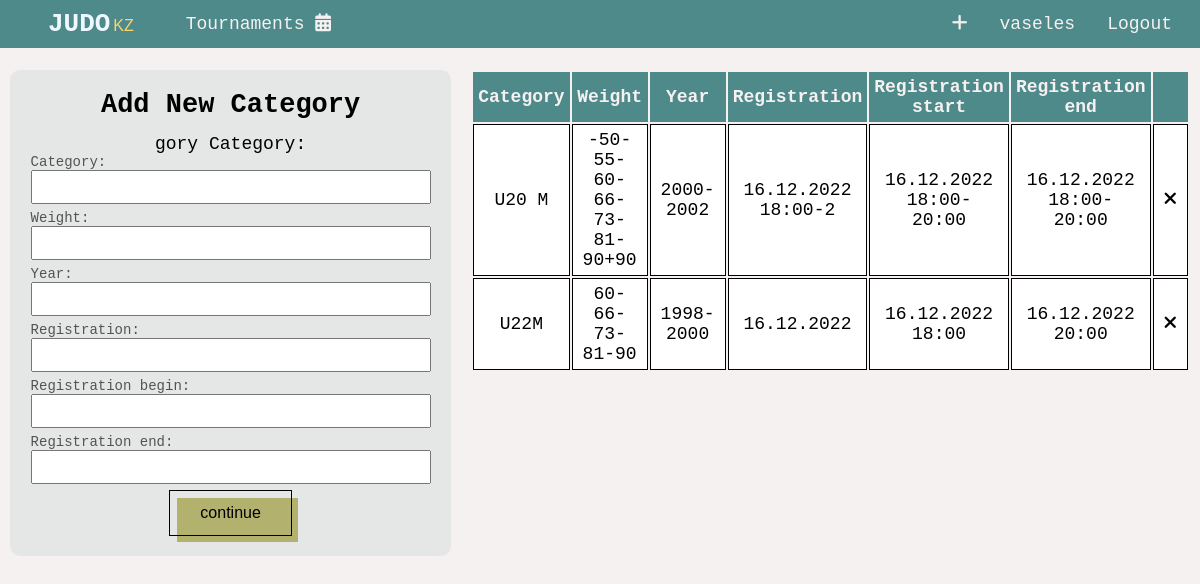
/tournaments/weight-categories (signed in), run on the app's committed database.
### base/models.py (models this page shows, shortened)
class WeightCategory(models.Model):
   slug  = models.CharField(max_length=50, default='')
   category = models.CharField(max_length=20, blank=True)
   gender = models.CharField(max_length=20, blank=True)
   weight = models.CharField(max_length=100, blank=True)
   year = models.CharField(max_length=20, blank=True)
   participants = models.ManyToManyField(Participant, default=[], blank=True)
   registration = models.CharField(max_length=40, blank=True)
   registration_begin = models.CharField(max_length=40, blank=True)
   registration_end = models.CharField(max_length=40, blank=True)

### base/views/tournaments.py (the view, shortened to what this page needs)
# urls.py: path('tournaments/weight-categories', tournaments.weight_categories, name='weight_categories'),
@login_required(login_url='base:login')
def weight_categories(request):
   weight_categories = get_all_weight_category()
   form = WeightCategoryForm()
   context = {
      'weight_categories': weight_categories,
      'form': form
   }
   return render(request, 'base/tournaments/weight_categories.html', context)

### base/forms.py
class WeightCategoryForm(ModelForm):
   class Meta:
      model = WeightCategory
      fields = ['category', 'weight', 'year', 'registration','registration_begin', 'registration_end']

### base/services.py (called while the page is built)
def get_all_weight_category():
   return WeightCategory.objects.all()

### base/templates/base/tournaments/weight_categories.html (shortened to what this page needs)
{% include 'main.html' %}
{% load static %}
{% block title %}
   <link rel="stylesheet" href="{% static 'css/tournaments/weight_categories.css' %}">
{% endblock title %}
{% block content %}
   <div class="categories">
      <form method="POST">
         <h2>Add New Category</h2>
         gory
         Category:
         {% for field in form  %}
            <div class = "form__component">
               {{ field.label_tag }} {{ field }}
            </div>
         {% endfor %}
         <button type="submit" class="btn btn-primary" id="button">continue</button>
      </form>
      <table class="show__all__categories">
         <thead>
            <tr class="table__head">
               <th scope="col">Category</th>
               <th scope="col">Weight</th>
               <th scope="col">Year</th>
               <th>Registration</th>
               <th>Registration start</th>
               <th>Registration end</th>
               <th scope="col"></th>
            </tr>
         </thead>
         <tbody>
         {% for category in weight_categories  %}
               <tr class="candidates-list">
                  <td scope="col">{{ category.category }}</td>
                  <td scope="col">{{category.weight}}</td>
                  <td scope="col">{{category.year}}</td>
                  <td scope="col">{{category.registration}}</td>
                  <td scope="col">{{category.registration_begin}}</td>
                  <td scope="col">{{category.registration_end}}</td>
                  <td scope="col" class="td_delete"><a href="{% url 'base:weight_categories_delete' category.id %}" class="fa-solid fa-xmark"></a></td>
               </tr>
         {% endfor %}
         </tbody>
      </table>
   </div>
{% endblock content %}

### templates/header.html (shortened to what this page needs)
<nav>
   <div class="nav__menu">
      <a href="/" class="link-logo">
         <b>JUDO</b>
         <span>
            <span>KZ</span>
         </span>
      </a>
      <a href="{% url "base:show_tournaments" %}" class="link">
         Tournaments
         <i class="fa-solid fa-calendar-days"></i>
      </a>
   </div>
   <div class="nav__buttons">
      {% if request.user.is_authenticated  %}
            {% if request.user.profile.userType == 'Админ' or request.user.profile.userType == 'Секретарь' %}
               <a href="{% url "base:create_tournamets" %}" class="link">
                  <i class="fa-solid fa-plus"></i>
               </a>
            {% endif %}
         <a href="{% url 'base:show_profile' request.user.username %}" class="link">{{request.user.username}}</a>
         <a href="{% url 'base:logout' %}" class="link">Logout</a>
      {% else %}
         <a href="{% url 'base:registration' %}" class="link">Registration</a>
         <a href="{% url 'base:login' %}" class="link">Login</a>
      {% endif %}
   </div>
</nav>

### static/css/styles.css (style rules this page uses)
* { box-sizing: border-box; padding: 0; margin: 0; text-decoration: none; outline: none; }
body { background-color: var(--white); color: var(--black); font-size: 18px; font-family: monospace; overflow-x: hidden; }
nav { display: flex; justify-content: space-between; align-items: center; background-color: #4F8A8B; padding: 0 1%; position: fixed; top: 0; z-index: 10; width: 100%; }
nav .link { color: var(--white); padding: 14px 16px; transition: all .3s linear; }
.nav__menu { display: flex; justify-content: center; align-items: center; }
.nav__buttons { display: flex; justify-content: center; align-items: center; }
.btn { font-size: 16px; padding: 13px 30px 13px; border: 1px solid black; cursor: pointer; position: relative; background-color: rgba(0, 0, 0, 0); user-select: none; -webkit-user-select: none; touch-action: manipulation; }
a { color: black }
.btn:after { content: ""; background-color: var(--gold) ; width: 100%; z-index: -1; position: absolute; height: 100%; top: 7px; left: 7px; transition: 0.2s; }
.btn-primary::after { background-color:darkkhaki ; }
@media (min-width: 800px) { .btn { padding: 13px 30px 13px; } }
.link { text-decoration: none; color: var(--black); transition: all .3s linear }
.link-logo { color: aliceblue; margin-left: 3vw; margin-right: 3vw }
.link-logo b { font-weight: bold; font-size: 26px; }
.link-logo span { font-size: 16px; margin-left: -4px; color: var(--gold); font-family:'Lucida Sans', 'Lucida Sans Regular', 'Lucida Grande', 'Lucida Sans Unicode', Geneva, Verdana, sans-serif; }
.form__component { display: flex; justify-content: center; align-items: start; flex-direction: column; width: 100%; max-width: 400px; }
.form__component label { font-size: 14px; color: rgb(83, 83, 83); }
.form__component input { width: 100%; max-width: 400px; padding: 6px 10px; font-size: 16px; margin-bottom: 6px; min-width: 100%; }

### static/css/tournaments/weight_categories.css (style rules this page uses)
.categories { display: flex; justify-content: center; align-items: flex-start; width: 100%; padding: 10px; margin-top: 5%; gap: 20px; }
form { width: 40%; }
table { width: 60%; }
form { display: flex; justify-content: center; align-items: center; width: 100%; flex-direction: column; background-color: rgb(79, 138, 139, .1); max-width: 480px; padding: 20px; border-radius: 10px; }
form h2 { margin-bottom: 14px; }
.table__head { background-color: var(--lightblue); color: var(--white); }
.table__head th { padding: 5px ; }
.candidates-list { background-color: #fff; }
.candidates-list td { text-align: center; border: 1px solid black; padding: 5px 10px; }
.td_delete { transition: all .3s linear; }
.td_delete a { color: var(--black); }

### static/css/variables.css (style rules this page uses)
:root { --white: #F6F1F1; --lightblue: #4F8A8B; --gold: #FBD46D; --black: #000000; }

### data on the page
WeightCategory: category "U20 М", weight "-50-55-60-66-73-81-90+90", year "2000-2002", registration "16.12.2022 18:00-2", registration_begin "16.12.2022 18:00-20:00", registration_end "16.12.2022 18:00-20:00"
WeightCategory: category "U22M", weight "60-66-73-81-90", year "1998-2000", registration "16.12.2022", registration_begin "16.12.2022 18:00", registration_end "16.12.2022 20:00"

### other printed values
{{ request.user.username }} "vaseles"
{{ field.label_tag }} "Category:" "Weight:" "Year:" "Registration:" "Registration begin:" "Registration end:"
